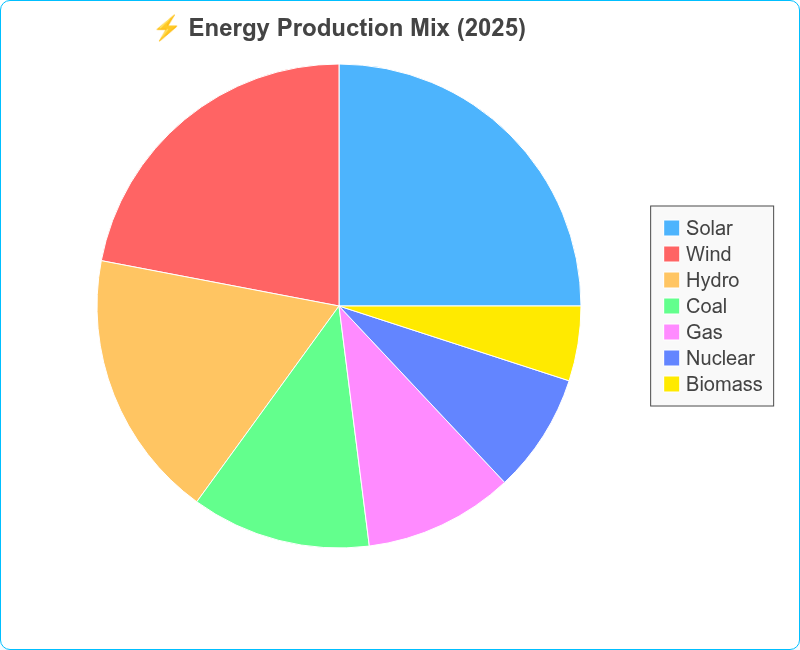

Python code for this plot:
from bokeh_rocks import fpie_basic, save_plot, apply_theme
import pandas as pd
energy = ['Solar', 'Wind', 'Hydro', 'Coal', 'Gas', 'Nuclear', 'Biomass']
mix = [25, 22, 18, 12, 10, 8, 5]
df6 = pd.DataFrame({'Source': energy, 'Value': mix})
p = fpie_basic(df6, title="⚡ Energy Production Mix (2025)")
apply_theme(p,theme = 'light', legend_outside=True)
p.background_fill_color = 'white'
save_plot(p, 'output/pie_03')
